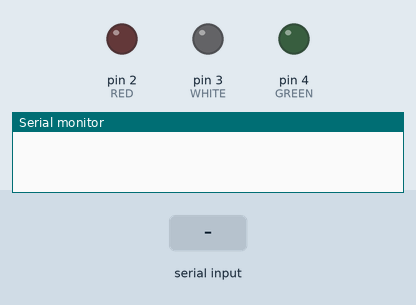
Recording of a sketch running on a simulated Arduino Uno, built with avr-gcc and run on an emulated ATmega328P. Parts: output pins drawn as LEDs (lit = HIGH), the last lines printed to the serial monitor. Inputs (shaded band) come from the test bench.

Above: at 1.2 s.
1.3 s: "on" received over Serial
At 2.3 s:
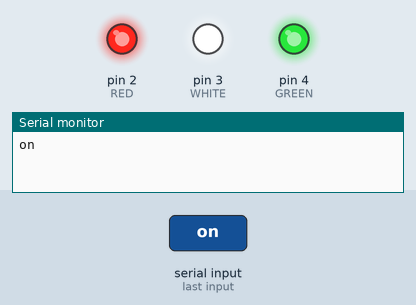
2.8 s: "red light off" received over Serial
At 3.9 s:
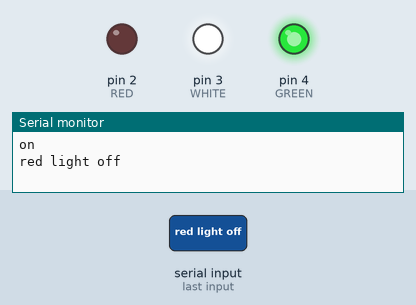
4.4 s: "all on" received over Serial
At 5.0 s:
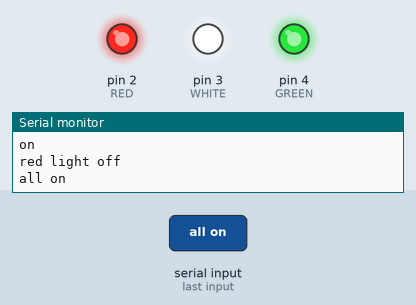
Timing chart, 0 to 7.4 s (numbered marks = the images above; inputs shaded):
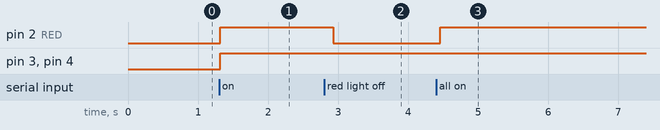

The sketch:

sketch_sep25a.ino
```cpp
String voice;
int RED = 2;
int WHITE = 3;
int GREEN = 4;


    void RedOn(){
      digitalWrite (RED, HIGH);
      }
    void RedOff(){
      digitalWrite (RED, LOW);
      }
    void GreenOn(){
      digitalWrite (GREEN, HIGH);
      }
    void GreenOff(){
      digitalWrite (GREEN, LOW);
      }
    void WhiteOn(){
      digitalWrite (WHITE, HIGH);
      }
    void WhiteOff(){
      digitalWrite (WHITE, LOW);
      }
    void allon() {
      digitalWrite (RED, HIGH);
      digitalWrite (GREEN, HIGH);
      digitalWrite (WHITE, HIGH);
      }
    void alloff() {
      digitalWrite (RED, LOW);
      digitalWrite (GREEN, LOW);
      digitalWrite (WHITE, LOW);
      }


    void setup() {
        Serial.begin(9600);
          pinMode(RED, OUTPUT);
          pinMode(GREEN, OUTPUT);
          pinMode(WHITE, OUTPUT);
          }


    void loop() {
        while(Serial.available()) {
        delay(10);
          char c=Serial.read();
          if(c=='#')
          {break; }
          voice += c;
          }


   if (voice.length() > 0) {
      Serial.println(voice);
      if (voice == "on" || voice == "all on")
      {
      allon() ;
      }
      else if (voice == "of" || voice=="all of")
      {
      alloff() ;
      }
      else if(voice =="red light on" || voice =="red on"){
      RedOn();
      }
      else if(voice =="red light off"){
      RedOff();
      }
      else if(voice =="green light on" || voice =="green on"){
      GreenOn();
      }
      else if( voice =="green light off" ){
      GreenOff();
      }
      else if(voice =="white light on" || voice =="white on"){
      WhiteOn();
      }
      else if(voice =="white light off"){
      WhiteOff();
      }
      voice="";
      }
     }
```

Measured:
- after the input at 1.3 s, pin 2 (RED), pin 3 (WHITE), pin 4 (GREEN): LOW → HIGH at once
- after the input at 2.8 s, pin 2 (RED): HIGH → LOW after 0.13 s
- after the input at 4.4 s, pin 2 (RED): LOW → HIGH after 0.06 s
